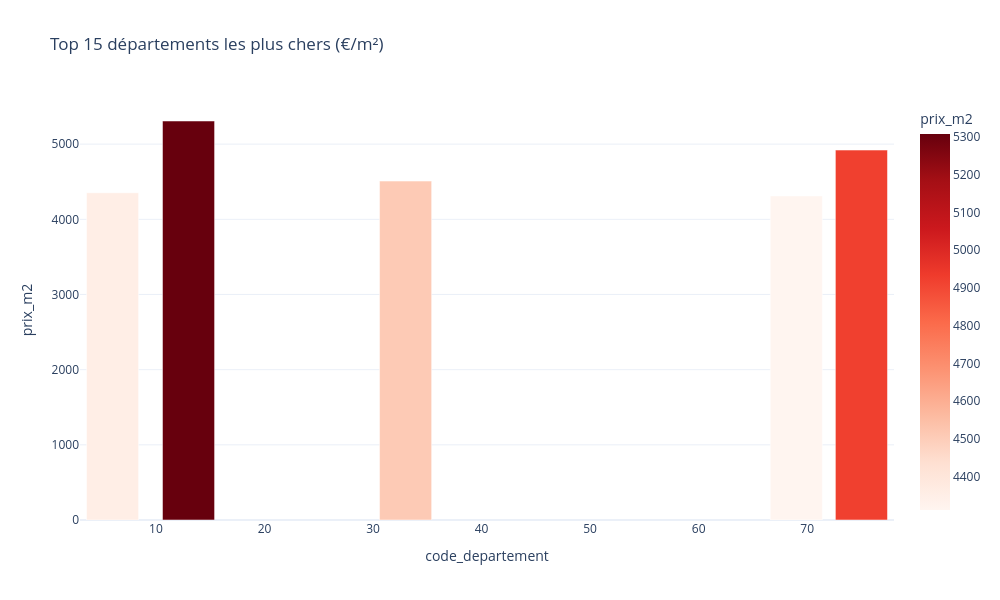

Notebook source saved alongside this figure:
### Code cell
#%% 6. Graphique 3 - Classement des départements
if "code_departement" in df.columns:
    prix_par_dept = (
        df.groupby("code_departement")["prix_m2"]
        .mean()
        .sort_values(ascending=False)
        .reset_index()
    )

    fig = px.bar(
        prix_par_dept.head(15),
        x="code_departement",
        y="prix_m2",
        title="Top 15 départements les plus chers (€/m²)",
        color="prix_m2",
        color_continuous_scale="Reds"
    )
    fig.update_layout(template="plotly_white", width=1000, height=600)

    # 👉 SAUVEGARDE GRAPHIQUE 3
    fig.write_image("graph_3_departements_chers.png")

    fig.show()

### Figure 1 — Plotly figure (JSON) as saved in the notebook; plotly's stock layout.template omitted (floating-point values rounded to 4 significant figures)
{"data": [{"hovertemplate": "code_departement=%{x}<br>prix_m2=%{marker.color}<extra></extra>", "legendgroup": "", "marker": {"color": [5308.0, 4921.0, 4509.0, 4354.0, 4312.0], "coloraxis": "coloraxis", "pattern": {"shape": ""}}, "name": "", "orientation": "v", "showlegend": false, "textposition": "auto", "type": "bar", "x": [13, 75, 33, 6, 69], "xaxis": "x", "y": [5308.0, 4921.0, 4509.0, 4354.0, 4312.0], "yaxis": "y"}], "layout": {"barmode": "relative", "coloraxis": {"colorbar": {"title": {"text": "prix_m2"}}, "colorscale": [[0, "rgb(255,245,240)"], [0.125, "rgb(254,224,210)"], [0.25, "rgb(252,187,161)"], [0.375, "rgb(252,146,114)"], [0.5, "rgb(251,106,74)"], [0.625, "rgb(239,59,44)"], [0.75, "rgb(203,24,29)"], [0.875, "rgb(165,15,21)"], [1, "rgb(103,0,13)"]]}, "height": 600, "legend": {"tracegroupgap": 0}, "title": {"text": "Top 15 départements les plus chers (€/m²)"}, "width": 1000, "xaxis": {"anchor": "y", "autorange": true, "domain": [0, 1], "range": [3, 78], "title": {"text": "code_departement"}, "type": "linear"}, "yaxis": {"anchor": "x", "autorange": true, "domain": [0, 1], "range": [0, 5587.0], "title": {"text": "prix_m2"}, "type": "linear"}}}
